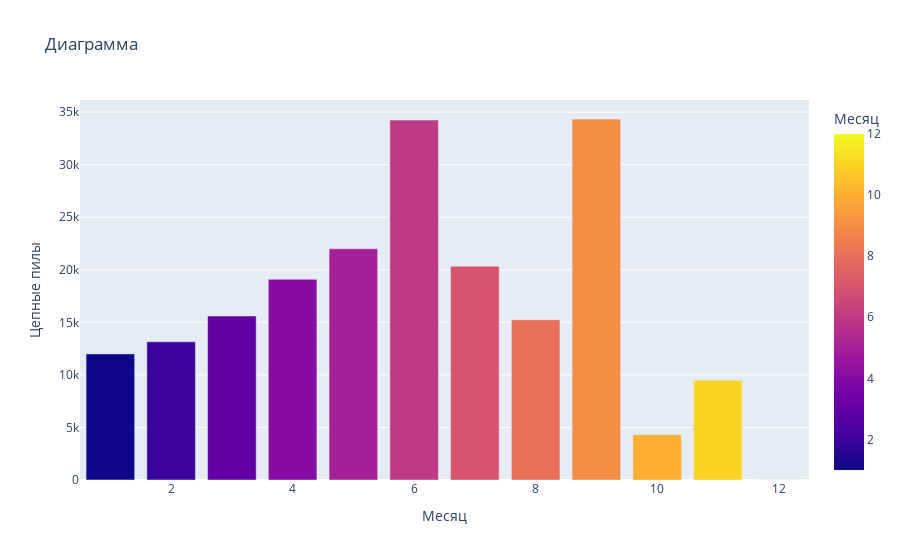

Notebook cell for this chart:
### Code cell
# выборка по конкретной группе общей суммы по месяцам.
group = fragment_01[['Дата', f'{name}']].loc[fragment_01['Год'] == 2020].groupby(fragment_01['Месяц']).sum()
group = group.reset_index()

fig = px.bar(group, 
             x="Месяц", 
             y=name, 
             color="Месяц", 
             title="Диаграмма")
fig.show()

### Figure 1 — Plotly figure (JSON) as saved in the notebook; plotly's stock layout.template omitted (floating-point values rounded to 4 significant figures)
{"data": [{"alignmentgroup": "True", "hovertemplate": "Месяц=%{marker.color}<br>Цепные пилы=%{y}<extra></extra>", "legendgroup": "", "marker": {"color": [1, 2, 3, 4, 5, 6, 7, 8, 9, 10, 11, 12], "coloraxis": "coloraxis"}, "name": "", "offsetgroup": "", "orientation": "v", "showlegend": false, "textposition": "auto", "type": "bar", "x": [1, 2, 3, 4, 5, 6, 7, 8, 9, 10, 11, 12], "xaxis": "x", "y": [11997, 13148, 15597, 19096, 21996, 34245, 20347, 15249, 34344, 4299, 9498, 0], "yaxis": "y"}], "layout": {"autosize": true, "barmode": "relative", "coloraxis": {"colorbar": {"title": {"text": "Месяц"}}, "colorscale": [[0, "#0d0887"], [0.1111, "#46039f"], [0.2222, "#7201a8"], [0.3333, "#9c179e"], [0.4444, "#bd3786"], [0.5556, "#d8576b"], [0.6667, "#ed7953"], [0.7778, "#fb9f3a"], [0.8889, "#fdca26"], [1, "#f0f921"]]}, "legend": {"tracegroupgap": 0}, "title": {"text": "Диаграмма"}, "xaxis": {"anchor": "y", "autorange": true, "domain": [0, 1], "range": [0.5, 12.5], "title": {"text": "Месяц"}, "type": "linear"}, "yaxis": {"anchor": "x", "autorange": true, "domain": [0, 1], "range": [0, 36150.0], "title": {"text": "Цепные пилы"}, "type": "linear"}}}
